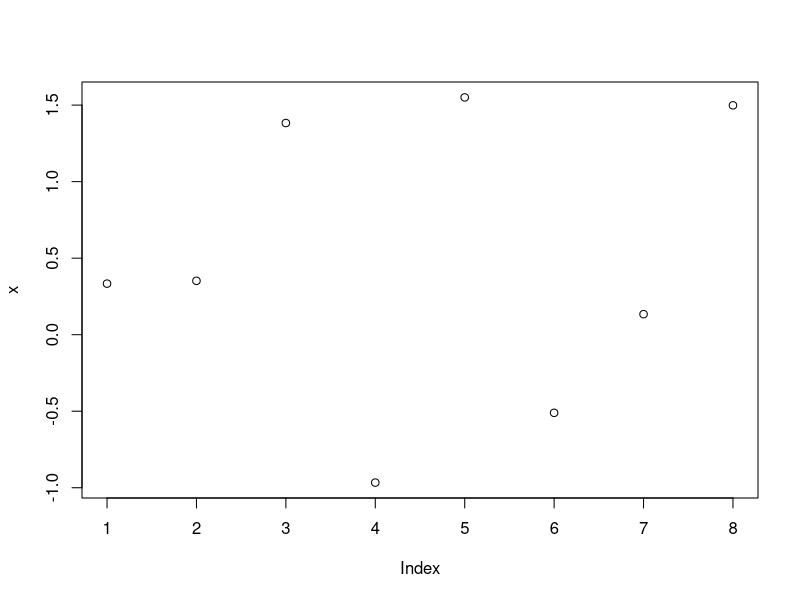

Generate this figure with R: (Note: this script raises an error after producing the figure.)

x = rnorm(8) 
print(x)
plot(x) #以x的元素值为纵坐标、以序号为横坐标绘图 
y = rnorm(10)
z = rnorm(17)
plot(z,y,"x","y")        #x(在x-轴上)与y(在y-轴上)的二元作图 

#plot("x","y",z,y)        #x(在x-轴上)与y(在y-轴上)的二元作图 

